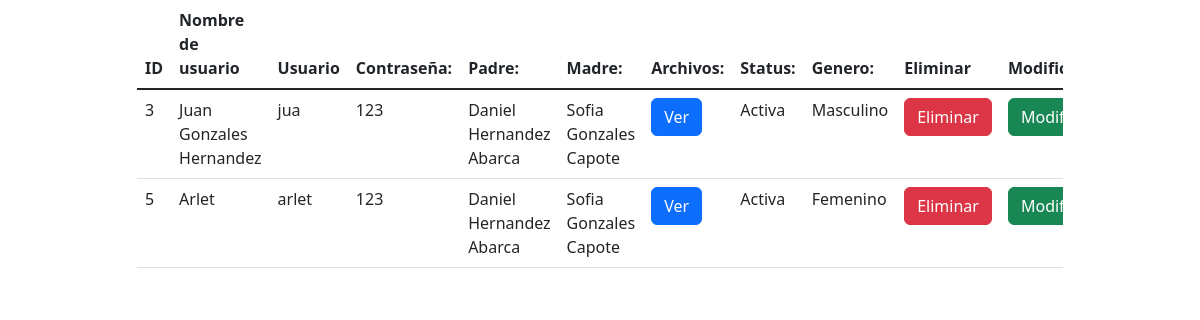
Screenshot of /sons.php (signed in) with the database file from the repository.
### tables this page shows
CREATE TABLE `hijos` (
  `id_h` int(11) NOT NULL,
  `nombre_h` varchar(200) NOT NULL,
  `user_h` varchar(20) NOT NULL,
  `password_h` smallint(2) NOT NULL,
  `id_parentesco` int(11) NOT NULL,
  `genero` int(11) NOT NULL,
  `id_parentesco2` int(11) NOT NULL,
  `status` int(11) NOT NULL,
  `archivo` varchar(200) NOT NULL
);

CREATE TABLE `padres` (
  `id_p` int(11) NOT NULL,
  `nombre_p` varchar(200) NOT NULL,
  `user_p` varchar(20) NOT NULL,
  `password_p` smallint(2) NOT NULL,
  `correo` varchar(200) NOT NULL,
  `status` int(11) NOT NULL,
  `genero` int(11) NOT NULL,
  `id_tipo` int(11) NOT NULL,
  `archivo` varchar(200) NOT NULL
);

CREATE TABLE `generos` (
  `id_g` int(11) NOT NULL,
  `nombre` varchar(20) NOT NULL
);

### sons.php (the view, shortened to what this page needs)
<?php require("conexion.php");
	$padre_id =   $_SESSION['id_p'];
?>
<!DOCTYPE html>
<html>
<head>
<link href="https://cdn.jsdelivr.net/npm/bootstrap@5.2.1/dist/css/bootstrap.min.css" rel="stylesheet">
</head>
<body>
<div class="container">
	<div class="row">
		<div class="col-md-1"></div>
			<div class="col-md-10">
			<div class="table-responsive">
<table class="table ">
	<thead>
		<tr>
			<th>ID</th>
			<th>Nombre de usuario</th>
			<th>Usuario</th>
			<th>Contraseña:</th>
			<th>Padre:</th>
			<th>Madre:</th>
			<th>Archivos:</th>
			<th>Status:</th>
            <th>Genero:</th>
			<th>Eliminar</th>
			<th>Modificar</th>
		</tr>
	</thead>
	<tbody class="table-group-divider">
     <?php
$select_product = mysqli_query($con, "SELECT h.*, g.nombre, p.nombre_p FROM hijos h INNER JOIN padres p ON h.id_parentesco = p.id_p
    INNER JOIN generos g on  g.id_g = h.genero
    WHERE id_parentesco = '$padre_id' OR id_parentesco2 = '$padre_id'") or die('query failed');
$select = mysqli_query($con, "SELECT h.*, p.nombre_p FROM hijos h INNER JOIN padres p ON h.id_parentesco2 = p.id_p WHERE id_parentesco = '$padre_id' OR id_parentesco2 = '$padre_id'") or die('query failed');
while($proyecto = mysqli_fetch_assoc($select_product)){
      ?>
		<tr>
			<td><?php echo $proyecto['id_h']; ?></td>
			<td><?php echo $proyecto['nombre_h']; ?></td>
			<td><?php echo $proyecto['user_h']; ?></td>
			<td><?php echo $proyecto['password_h']; ?></td>
			<td><?php echo $proyecto['nombre_p']; ?></td>
			<td>
			 <?php
$proy= mysqli_fetch_assoc($select);
      ?>
			<?php echo $proy['nombre_p']; ?>
			</td>
			<td><a class="btn btn-primary" onclick="">Ver</a></td>
            <td><?php if ($proyecto['status'] == 1) {
			  	echo "Activa";
			  }else{
			  	echo "Inactiva";
			  } ?></td>
			<td><?php echo $proyecto['nombre']; ?></td>
	        <td><a class="btn btn-danger " onclick="delet(<?php echo $proyecto['id_h'];?>)">Eliminar</a></td>
            <td><a class="btn btn-success " onclick="modificar(<?php echo $proyecto['id_h'];?>)">Modificar</a></td>
		</tr>
		<?php } ?>
	</tbody>
</table>
</div>
		</div>
	</div>
</div>
</body>
</html>

### rows the page displays
hijos: id_h "3", nombre_h "Juan Gonzales Hernandez", user_h "jua", password_h "123", id_parentesco.nombre_p "Daniel Hernandez Abarca", id_parentesco2.nombre_p "Sofia Gonzales Capote", status "Activa", genero.nombre "Masculino"
hijos: id_h "5", nombre_h "Arlet", user_h "arlet", password_h "123", id_parentesco.nombre_p "Daniel Hernandez Abarca", id_parentesco2.nombre_p "Sofia Gonzales Capote", status "Activa", genero.nombre "Femenino"
